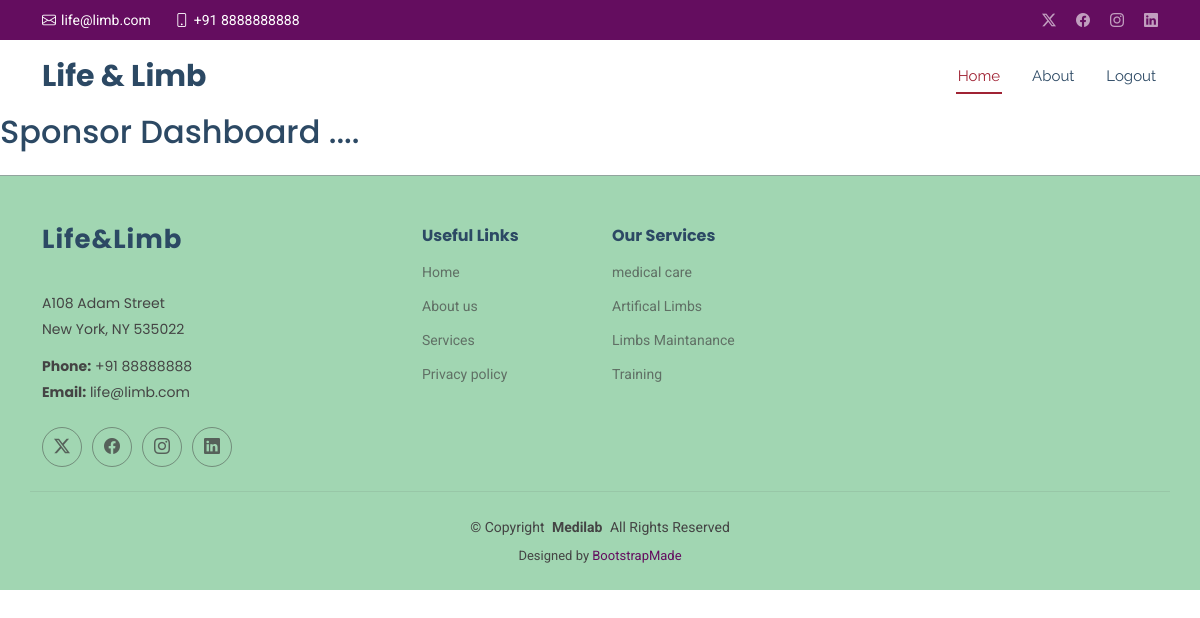
/spoboard/, run on an earlier commit of the app's database.
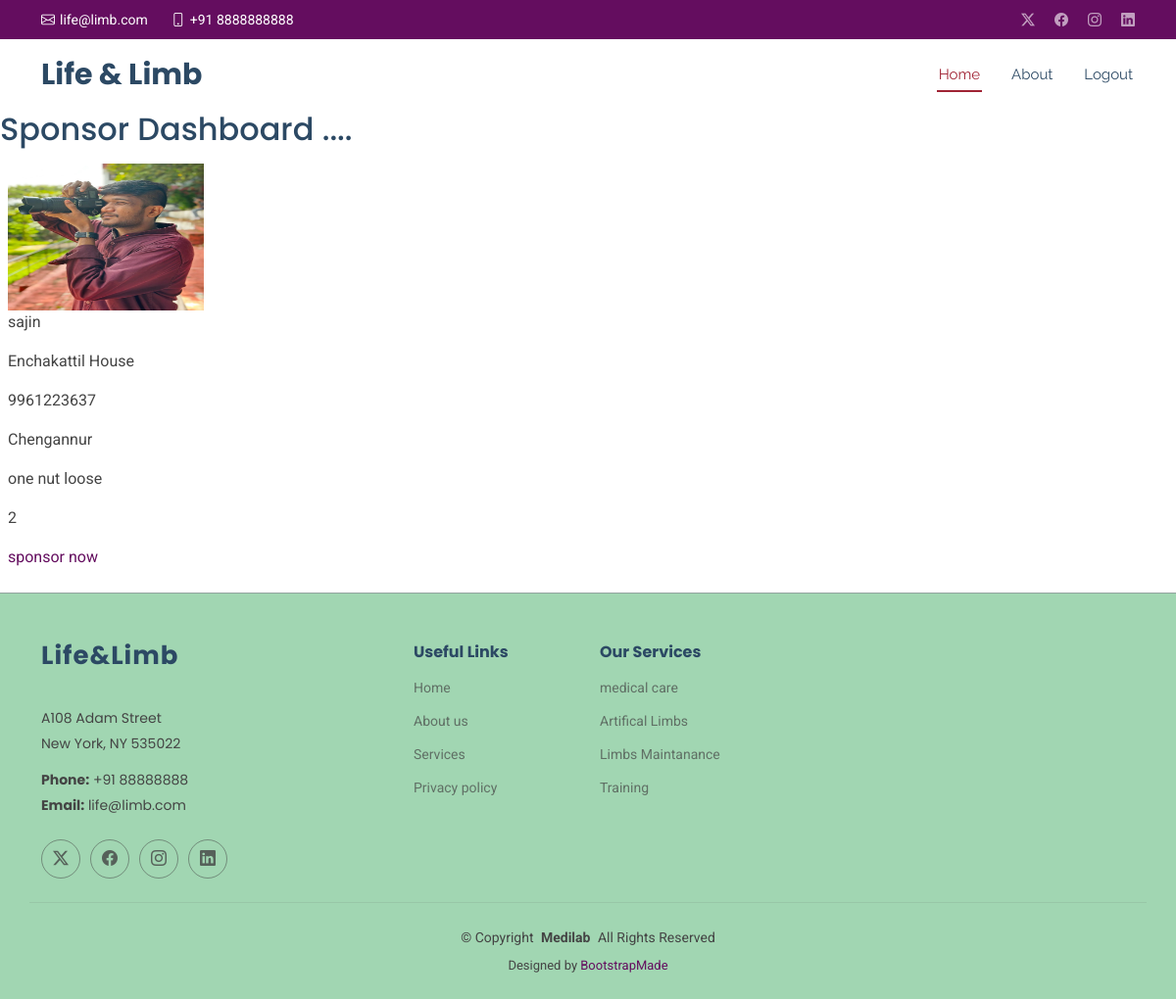
And on a later commit of the database.
### appname/models.py (models this page shows, shortened)
class UserDetail(models.Model):
    patient=models.OneToOneField(User,on_delete=models.CASCADE,null=True)
    is_patient=models.BooleanField(default=True)
    uaddress = models.CharField(max_length=50,null=True)
    umobile_no = models.BigIntegerField(null=True)
    ulocation = models.CharField(max_length=50,null=True)
    uphoto = models.ImageField( upload_to="pics",blank=True,null=True)
    description = models.CharField( max_length=100)
    no_year = models.IntegerField()
    is_approved= models.BooleanField(default=False)

### appname/views.py (the view)
# urls.py: path('spoboard/',spoboard,name="sponsor_dashboard"),
def spoboard(request):
    obj=UserDetail.objects.all()
    context={
    'obj':obj,
    }
    return render(request,'appname/spoboard.html',context)

### appname/templates/appname/spoboard.html (shortened to what this page needs)
{% extends "appname/_base.html" %}
{% load static %}
{% block navbar%}
    <nav id="navmenu" class="navmenu">
      <ul>
        <li><a href="#hero" class="active">Home<br></a></li>
        <li><a href="{% url 'sponsored' %}">About</a></li>
        <li><a href="{% url 'logout' %}">Logout </a></li>
      </ul>
    </nav>
    {%endblock%}
{%block content%}
    <h2>
        Sponsor  Dashboard ....
    </h2>
<div class="d-flex flex-row bd-highlight mb-3">
    {% for  i in obj %}
    {% if i.is_approved %}
    <div class="p-2 bd-highlight" style="width: 15rem;">
        <i><img src="{{i.uphoto.url}}" alt="#" height="150" width="200" class="me-3"/></i>
          <p>{{i.patient}}</p>
          <p>{{i.uaddress}}</p>
          <p>{{i.umobile_no}}</p>
          <p>{{i.ulocation}}</p>
          <p>{{i.description}}</p>
          <p>{{i.no_year}}</p>
          <a class="read_more" href="{% url 'pay' i.patient i.uaddress i.umobile_no i.ulocation %}">sponsor now</a>
    </div>
    {%endif%}
    {% endfor %}
</div>
{% endblock %}

What changed in the data, as far as the page shows it:
now on this page (row edited): UserDetail: uphoto (picture), patient "sajin", uaddress "Enchakattil House", umobile_no "9961223637", ulocation "Chengannur", description "one nut loose", no_year "2"
